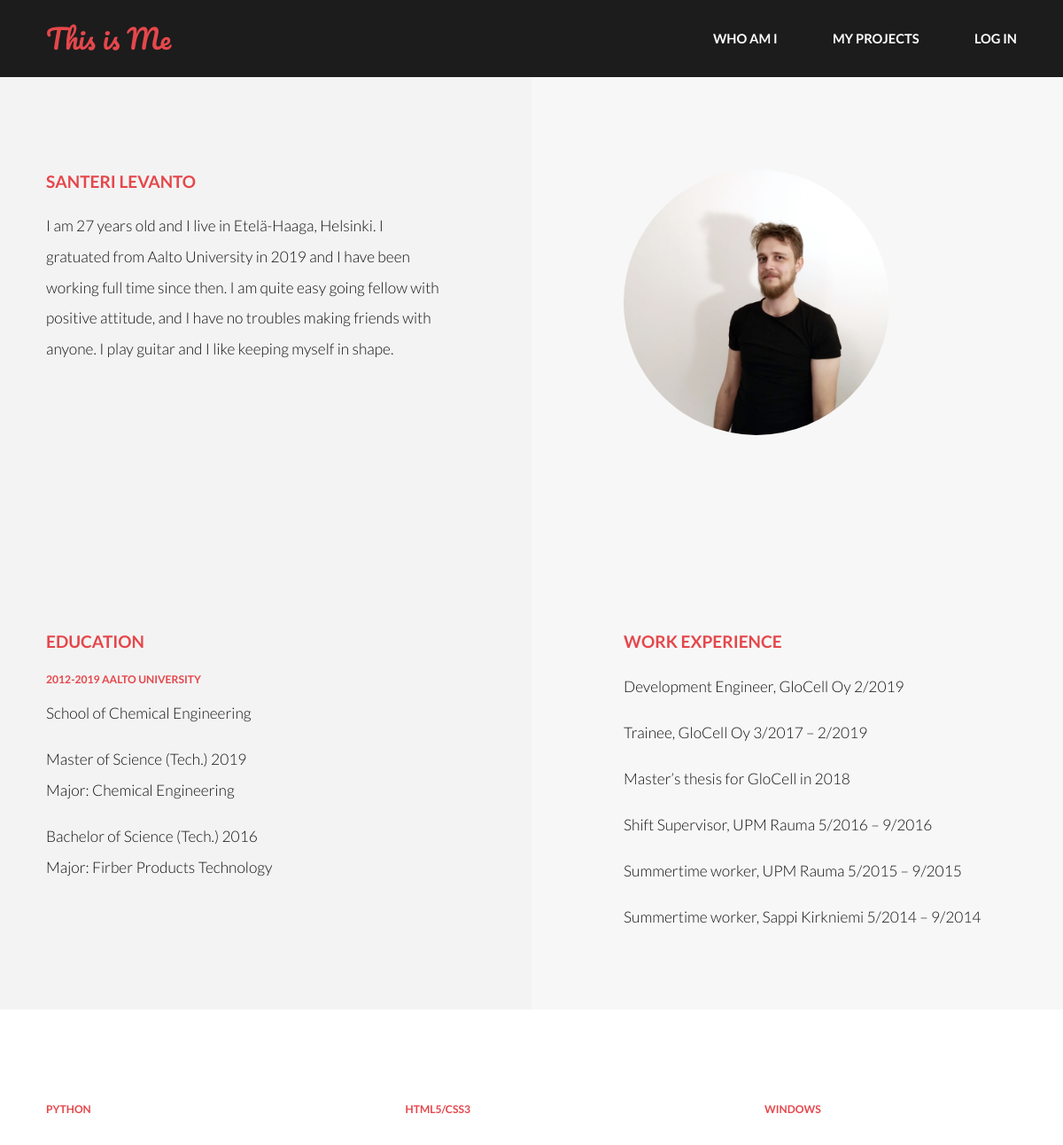
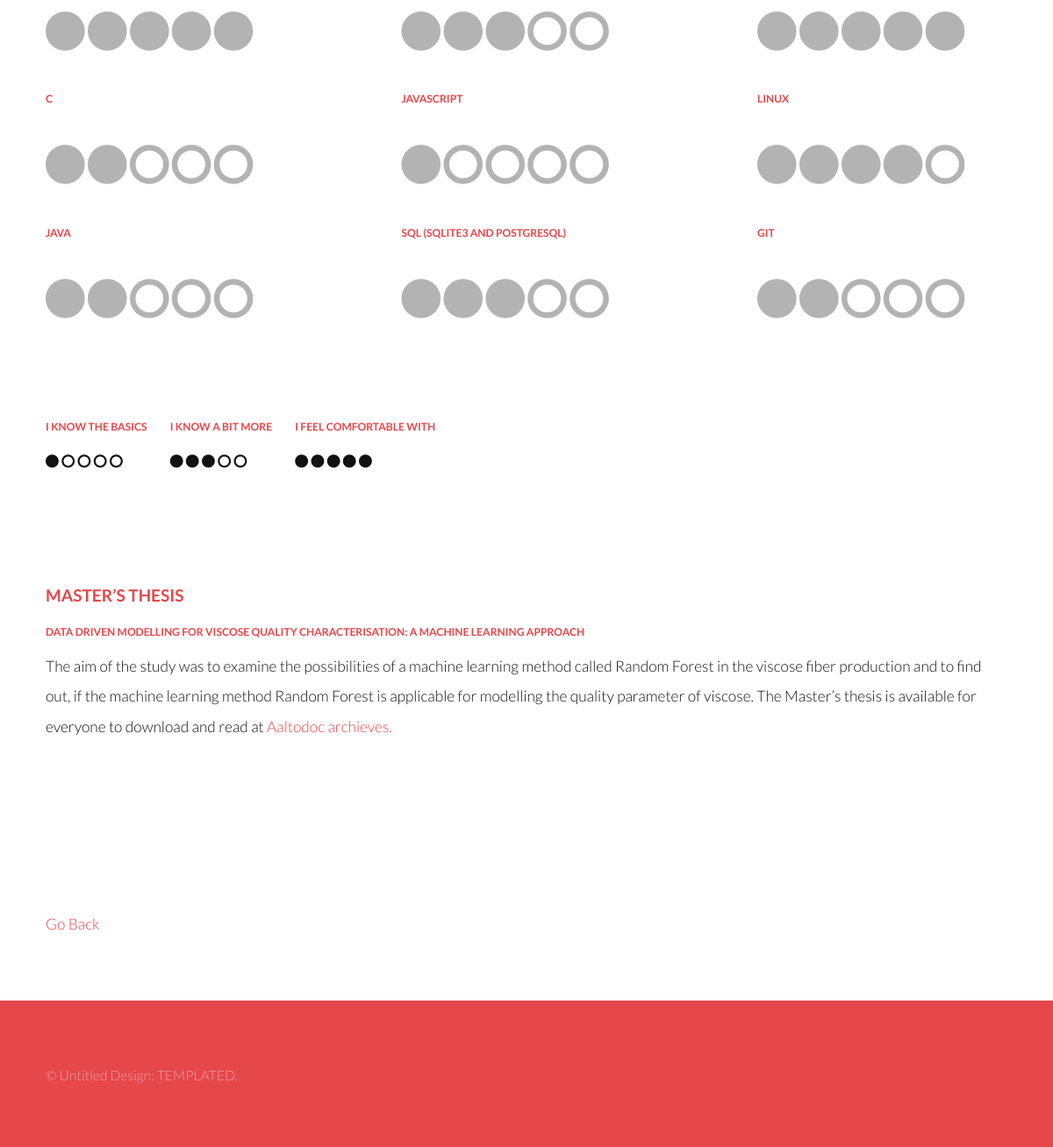
Page /me/1 on the committed database (2 pictures, top to bottom).
### whoami/models.py (models this page shows, shortened)
class Me(models.Model):
    image = models.ImageField(upload_to='pictures/')
    title_shortInfo = models.CharField(max_length=200)
    text_shortInfo = models.TextField()
    title_education = models.CharField(max_length=200)
    text_education = models.TextField()
    title_thesis = models.CharField(max_length=200)
    text_thesis = models.TextField()
    title_workExperience = models.CharField(max_length=200)
    text_workExperience = models.TextField()
    title_currentPosition = models.CharField(max_length=200)
    text_currentPosition = models.TextField()
    title_skills = models.CharField(max_length=200)
    text_skills = models.TextField()
    title_codingTechnologies = models.CharField(max_length=200)
    text_codingTechnologies = models.TextField()
    title_hobbies = models.CharField(max_length=200)
    text_hobbies = models.TextField()

### whoami/views.py (the view)
# urls.py: url(r'^(?P<pk>\d+)$', views.MeDetailView.as_view(), name='me_detail'),
class MeDetailView(DetailView):
    model = Me

### whoami/templates/whoami/me_detail.html (shortened to what this page needs)
{% extends 'base.html' %}
{% block content_main %}
	<section id="two">
		<div class="inner">
			<article>
				<div class="content">
					<h4>{{ me.title_shortInfo }}</h4>
					<p>{{ me.text_shortInfo }}</p>
				</div>
			</article>
			<article>
				<div class="content">
					<div>
						<img class='scaled_image' id='rounded' src="{{ me.image.url }}" />
					</div>
				</div>
			</article>
		</div>
	</section>
	<section id="two">
		<div class="inner">
			<article>
				<div class="content">
					{{ me.title_education | safe }}
					{{ me.text_education | safe }}
				</div>
			</article>
			<article>
				<div class="content">
					{{ me.title_workExperience | safe }}
					{{ me.text_workExperience | safe }}
				</div>
			</article>
		</div>
	</section>
	<section id="three">
		<div class="inner">
			<article>
				<div class="content">
					{{ me.text_skills | safe }}
				</div>
			</article>
			<article>
				<div class="content">
					{{ me.text_codingTechnologies | safe }}
				</div>
			</article>
			<article>
				<div class="content">
					{{ me.text_currentPosition | safe }}
				</div>
			</article>
		</div>
	</section>
	<section class="nopad" id="one">
		<div class="inner">
			<article>
				<div class="row">
					<div class="content">
						<h6>I know the basics</h6>
						<p>
							<i class="icon fa-circle"></i>
							<i class="icon fa-circle-o"></i>
							<i class="icon fa-circle-o"></i>
							<i class="icon fa-circle-o"></i>
							<i class="icon fa-circle-o"></i>
						</p>
					</div>
					<div class="content">
						<h6>I know a bit more</h6>
						<p>
							<i class="icon fa-circle"></i>
							<i class="icon fa-circle"></i>
							<i class="icon fa-circle"></i>
							<i class="icon fa-circle-o"></i>
							<i class="icon fa-circle-o"></i>
						</p>
					</div>
					<div class="content">
						<h6>I feel comfortable with</h6>
						<p>
							<i class="icon fa-circle"></i>
							<i class="icon fa-circle"></i>
							<i class="icon fa-circle"></i>
							<i class="icon fa-circle"></i>
							<i class="icon fa-circle"></i>
						</p>
					</div>
				</div>
			</article>
		</div>
	</section>
	<section id="one">
		<div class="inner">
			<article>
				<div class="content">
					{{ me.title_thesis | safe }}
					{{ me.text_thesis | safe }}
				</div>
			</article>
		</div>
	</section>
	<section id="one">
		<div class="inner">
			<a href="{% url 'home' %}">Go Back</a>
		</div>
	</section>
{% endblock %}

### static/portfolio/css/main.css (style rules this page uses)
html, body, div, span, applet, object, iframe, h1, h2, h3, h4, h5, h6, p, blockquote, pre, a, abbr, acronym, address, big, cite, code, del, dfn, em, img, ins, kbd, q, s, samp, small, strike, strong, sub, sup, tt, var, b, u, i, center, dl, dt, dd, ol, ul, li, fieldset, form, label, legend, table, caption, tbody, tfoot, thead, tr, th, td, article, aside, canvas, details, embed, figure, figcaption, footer, header, hgroup, menu, nav, output, ruby, section, summary, time, mark, audio, video { margin: 0; padding: 0; border: 0; font-size: 100%; font: inherit; vertical-align: baseline; }
article, aside, details, figcaption, figure, footer, header, hgroup, menu, nav, section { display: block; }
body { line-height: 1; }
body { -webkit-text-size-adjust: none; }
*, *:before, *:after { -moz-box-sizing: border-box; -webkit-box-sizing: border-box; box-sizing: border-box; }
.row { border-bottom: solid 1px transparent; -moz-box-sizing: border-box; -webkit-box-sizing: border-box; box-sizing: border-box; }
.row > * { float: left; -moz-box-sizing: border-box; -webkit-box-sizing: border-box; box-sizing: border-box; }
.row:after, .row:before { content: ''; display: block; clear: both; height: 0; }
.row > * { padding: 0 0 0 2em; }
.row { margin: 0 0 -1px -2em; }
@media screen and (max-width: 1680px) { .row > * { padding: 0 0 0 2em; } }
@media screen and (max-width: 1680px) { .row { margin: 0 0 -1px -2em; } }
@media screen and (max-width: 1280px) { .row > * { padding: 0 0 0 1.5em; } }
@media screen and (max-width: 1280px) { .row { margin: 0 0 -1px -1.5em; } }
body { -ms-overflow-style: scrollbar; }
body { background: #fff; }
body { background-color: #fff; color: #111111; }
body, input, select, textarea { font-family: "Lato", sans-serif; font-size: 15pt; font-weight: 300; line-height: 2; }
@media screen and (max-width: 1680px) { body, input, select, textarea { font-size: 13pt; } }
@media screen and (max-width: 1280px) { body, input, select, textarea { font-size: 13pt; } }
a { -moz-transition: color 0.2s ease-in-out; -webkit-transition: color 0.2s ease-in-out; -ms-transition: color 0.2s ease-in-out; transition: color 0.2s ease-in-out; text-decoration: none; }
em, i { font-style: italic; }
p { margin: 0 0 1em 0; }
h1, h2, h3, h4, h5, h6 { font-weight: 700; line-height: 1.5; margin: 0 0 1em 0; text-transform: uppercase; }
h4 { font-size: 1.1em; }
h6 { font-size: 0.7em; }
a { color: #e5474b; }
h1, h2, h3, h4, h5, h6 { color: #e5474b; }
.icon { text-decoration: none; border-bottom: none; position: relative; }
.icon:before { -moz-osx-font-smoothing: grayscale; -webkit-font-smoothing: antialiased; font-family: FontAwesome; font-style: normal; font-weight: normal; text-transform: none !important; }
section .inner { max-width: 65em; width: calc(100% - 6em); margin: 0 auto; }
body { position: relative; padding-top: 5em; }
#one { padding: 6em 0 4em 0; }
#two { padding: 6em 0 4em 0; background: #f3f3f3; background: -moz-linear-gradient(left, #f3f3f3 0%, #f3f3f3 50%, #f7f7f7 0%, #f7f7f7 100%); background: -webkit-linear-gradient(left, #f3f3f3 0%, #f3f3f3 50%, #f7f7f7 0%, #f7f7f7 100%); background: linear-gradient(to right, #f3f3f3 0%, #f3f3f3 50%, #f7f7f7 0%, #f7f7f7 100%); filter: progid:DXImageTransform.Microsoft.gradient( startColorstr='#f3f3f3', endColorstr='#f7f7f7',GradientType=1 ); }
#two .inner { display: -ms-flexbox; display: -moz-flex; display: -webkit-flex; display: -ms-flex; display: flex; -moz-flex-direction: row; -webkit-flex-direction: row; -ms-flex-direction: row; flex-direction: row; }
#two .inner article { width: 50%; }
#two .inner article:first-child { padding-right: 6em; }
#two .inner article:last-child { padding-left: 6em; }
#three { padding: 6em 0 4em 0; }
#three .inner { display: -ms-flexbox; display: -moz-flex; display: -webkit-flex; display: -ms-flex; display: flex; -moz-flex-direction: row; -webkit-flex-direction: row; -ms-flex-direction: row; flex-direction: row; -moz-justify-content: space-between; -webkit-justify-content: space-between; -ms-justify-content: space-between; justify-content: space-between; -ms-flex-pack: justify; }
#three .inner article { width: 26%; display: block; }
#three .inner article p { color: #717171; }
#three .inner article .icon { color: #b3b3b3; font-size: 3em; }
.scaled_image { height: auto; width: auto; min-width: 300px; max-width: 300px; max-height: 300px; margin-bottom: 2em; }
#rounded { border-radius: 50%; }
#one.nopad { padding: 0 0 0 0; }

### rows in the picture
Me: title_shortInfo "SANTERI LEVANTO", text_shortInfo "I am 27 years old and I live in Etelä-Haaga, Helsinki. I gratuated from Aalto University in 2019 and I have been working full time since then. I am quite easy going fellow with positive attitude, and I have no troubles making friends with anyone. I play guitar and I like keeping myself in shape.", image (picture), title_education "EDUCATION", text_education "2012-2019 AALTO UNIVERSITY School of Chemical Engineering Master of Science (Tech.) 2019 Major: Chemical Engineering Bachelor of Science (Tech.) 2016 Major: Firber Products Technology", title_workExperience "WORK EXPERIENCE", text_workExperience "Development Engineer, GloCell Oy 2/2019 Trainee, GloCell Oy 3/2017 – 2/2019 Master’s thesis for GloCell in 2018 Shift Supervisor, UPM Rauma 5/2016 – 9/2016 Summertime worker, UPM Rauma 5/2015 – 9/2015 Summertime worker, Sappi Kirkniemi 5/2014 – 9/2014", text_skills "PYTHON C JAVA", text_codingTechnologies "HTML5/CSS3 JAVASCRIPT SQL (SQLITE3 AND POSTGRESQL)", text_currentPosition "WINDOWS LINUX GIT", title_thesis "MASTER’S THESIS", text_thesis "DATA DRIVEN MODELLING FOR VISCOSE QUALITY CHARACTERISATION: A MACHINE LEARNING APPROACH The aim of the study was to examine the possibilities of a machine learning method called Random Forest in the viscose fiber production and to find out, if the machine learning method Random Forest is applicable for modelling the quality parameter of viscose. The Master’s thesis is available for everyone to download and read at Aaltodoc archieves."
